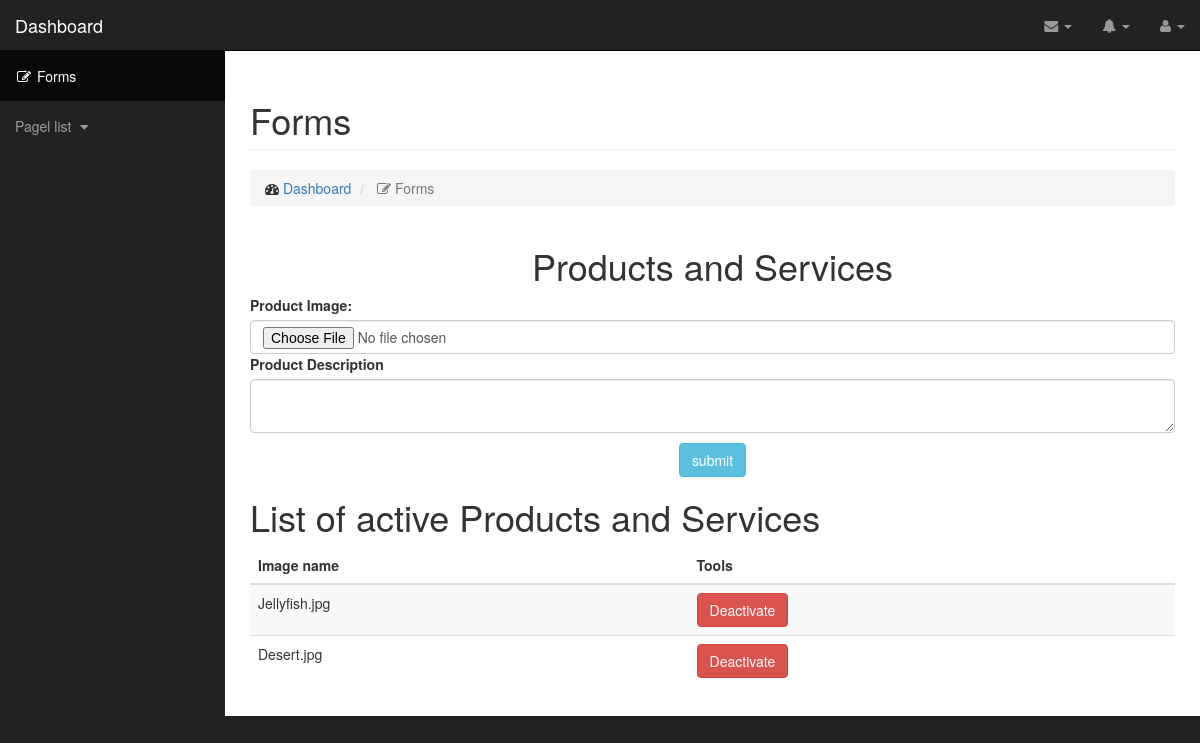
/index.php/admin/pas, run on an earlier commit of the app's database.
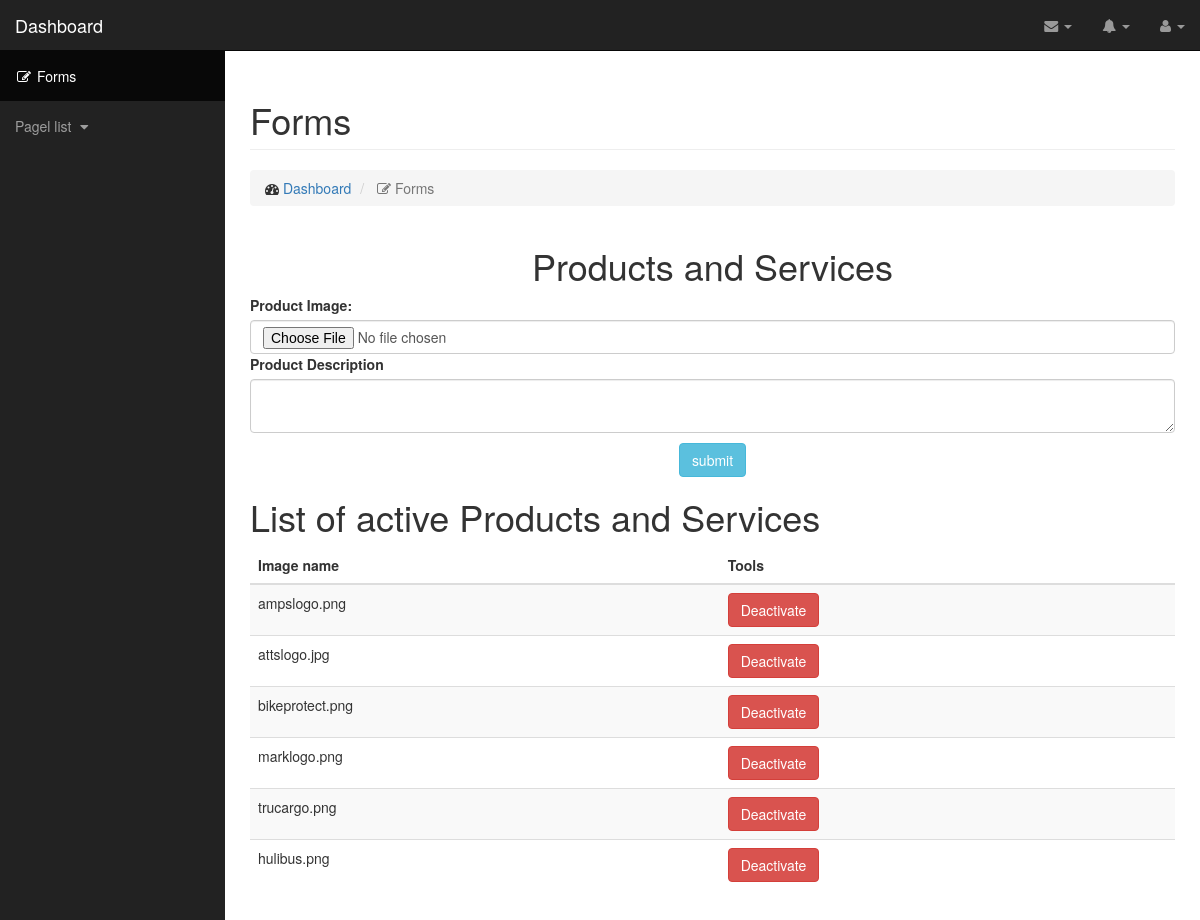
And on a later commit of the database.
### tables this page shows
CREATE TABLE IF NOT EXISTS `pas_tbl` (
  `id` int(11) NOT NULL AUTO_INCREMENT,
  `product_img_url` varchar(200) DEFAULT NULL,
  `product_description` text,
  `status` int(11) DEFAULT NULL,
  `datetimestamp` timestamp NULL DEFAULT CURRENT_TIMESTAMP,
  PRIMARY KEY (`id`)
);

### application/controllers/admin.php (called while the page is built, shortened)
<?php
class admin extends CI_Controller
{
    public function pas()
    {
        $data = array(
            "status" => "1"
        );
        $table = "pas_tbl";
        $result['pas'] = $this->Dat->select_where($table, $data);
        $this->load->view('template_up');
        $this->load->view('admin/pas', $result);
        $this->load->view('template_down');
    }
}

### index.php (called while the page is built, shortened)
<?php
require_once BASEPATH.'core/CodeIgniter.php';

### application/models/Dat.php (called while the page is built, shortened)
<?php
class Dat extends CI_Model
{
    public function select_where($table,$data)
    {
        $query = $this->db->get_where($table,$data);
        return $query->result_array();
    }
}

### application/views/admin/pas.php (the view)
<div class="container-fluid">
    <div style="text-align: center;">
        <h1>Products and Services</h1>
    </div>
    <form action="http://127.0.0.1/ci_admin/admin/pas_upload" enctype="multipart/form-data" method="post"
          accept-charset="utf-8">
        <label>Product Image:</label>
        <input class="form-control" type="file" name="userfile[]" size="20"/>
        <label>Product Description</label>
        <textarea type="text" name="product_description" class="form-control"></textarea>
        <div class="button-div" style="margin-top: 10px; text-align: center;">
            <input class="btn btn-info" type="submit" value="submit"/>
        </div>
    </form>
    <h1>List of active Products and Services</h1>
    <table class="table table-striped">
        <thead>
        <th>Image name</th>
        <th>Tools</th>
        </thead>
        <tbody>
        <?php
        foreach ($pas as $data) {
            echo "<tr>";
            echo "<td>" . str_replace("pas/", "", $data['product_img_url']) . "</td>";
            echo "<td><a href='" . base_url('admin/deactivate') . "/" . $data['id'] . "/" . "pas" . "' class='btn btn-danger'>Deactivate</a></td>";
            echo "</tr>";
        }
        ?>
        </tbody>
    </table>
</div>

What changed in the data, as far as the page shows it:
no longer on this page (row edited): pas_tbl: product_img_url "Jellyfish.jpg"
no longer on this page (row edited): pas_tbl: product_img_url "Desert.jpg"
added pas_tbl: product_img_url "ampslogo.png"
added pas_tbl: product_img_url "attslogo.jpg"
added pas_tbl: product_img_url "bikeprotect.png"
added pas_tbl: product_img_url "marklogo.png"
added pas_tbl: product_img_url "trucargo.png"
added pas_tbl: product_img_url "hulibus.png"
